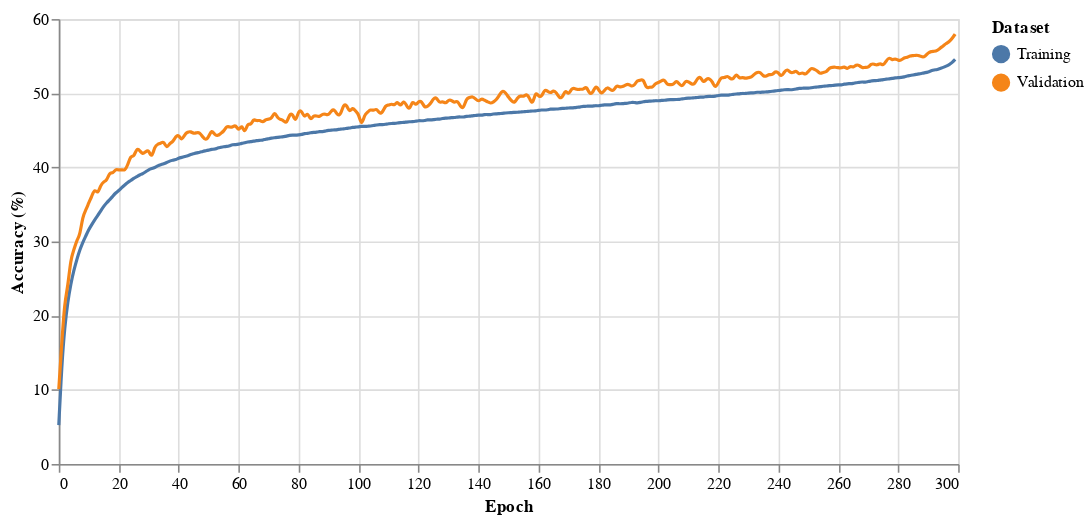

Express this chart as Vega-Lite.
### Vega-Lite specification from a JSON file in a GitHub repository (floating-point values rounded to 4 significant figures; data arrays with more than 128 entries replaced by an {"elided": "..."} marker saying what was removed)
{"config": {"view": {"width": 400, "height": 300}, "mark": {"tooltip": null}}, "layer": [{"mark": {"type": "line", "interpolate": "basis"}, "encoding": {"color": {"type": "nominal", "field": "label", "title": "Dataset"}, "x": {"type": "quantitative", "field": "Step", "title": "Epoch"}, "y": {"type": "quantitative", "field": "Value", "scale": {"clamp": true}, "title": "Accuracy (%)"}}}, {"mark": "point", "encoding": {"opacity": {"value": 0}, "x": {"type": "quantitative", "field": "Step"}}, "selection": {"selector001": {"type": "single", "nearest": true, "on": "mouseover", "fields": ["Step"], "empty": "none"}}}, {"mark": "point", "encoding": {"color": {"type": "nominal", "field": "label", "title": "Dataset"}, "opacity": {"value": 0, "condition": {"value": 1, "selection": "selector001"}}, "x": {"type": "quantitative", "field": "Step", "title": "Epoch"}, "y": {"type": "quantitative", "field": "Value", "scale": {"clamp": true}, "title": "Accuracy (%)"}}}, {"mark": {"type": "rule", "color": "gray"}, "encoding": {"x": {"type": "quantitative", "field": "Step"}}, "transform": [{"filter": {"selection": "selector001"}}]}, {"mark": {"type": "text", "align": "left", "dx": 5, "dy": -10}, "encoding": {"color": {"type": "nominal", "field": "label", "title": "Dataset"}, "text": {"value": " ", "condition": {"type": "quantitative", "field": "Value", "selection": "selector001"}}, "x": {"type": "quantitative", "field": "Step", "title": "Epoch"}, "y": {"type": "quantitative", "field": "Value", "scale": {"clamp": true}, "title": "Accuracy (%)"}}}], "data": {"name": "data-ce290efa8146ea27007836c7002c548b"}, "height": 280, "width": 566, "$schema": "https://vega.github.io/schema/vega-lite/v3.3.0.json", "datasets": {"data-ce290efa8146ea27007836c7002c548b": {"elided": "600 records"}}}
